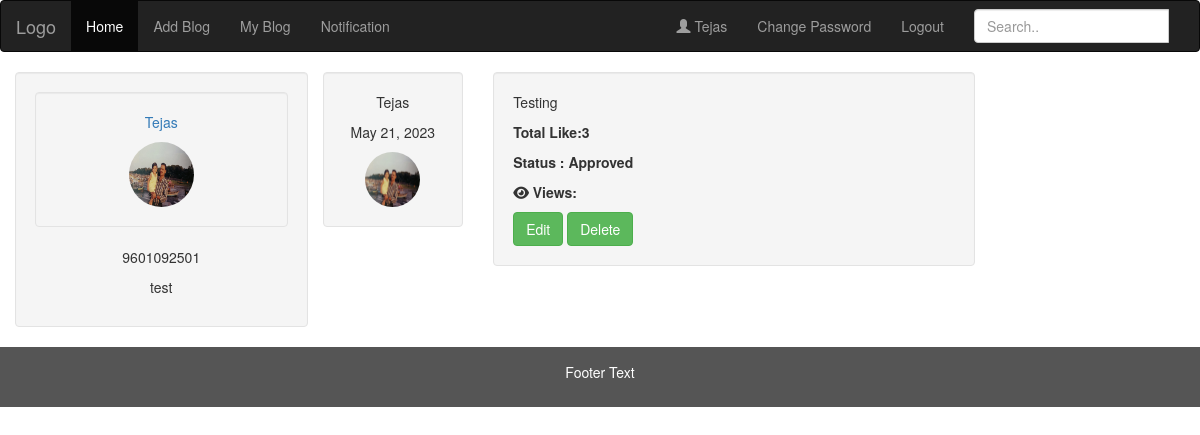
/userApp/user_blog/ (signed in), run on the app's committed database.
### accountApp/models.py (models this page shows, shortened)
class Profile(models.Model):
    user = models.OneToOneField(User,on_delete = models.CASCADE)
    mobileno = models.CharField(max_length= 11)
    avatar = models.ImageField(upload_to = 'avatars/')
    location = models.CharField(max_length = 200)
    birth_date = models.DateField(null= True)
    bio = models.TextField(max_length = 500, blank=True)

### blogmanageApp/models.py (models this page shows, shortened)
@python_2_unicode_compatible
class Post(models.Model):
    title = models.CharField(max_length= 200)
    title_tag = models.CharField(max_length= 200)
    author = models.ForeignKey(User, on_delete = models.CASCADE)
    tag = models.ManyToManyField(Tag)
    body = RichTextField(blank = True, null = True)
    post_date = models.DateField(auto_now_add= True)
    Category = models.ForeignKey(Category, on_delete = models.CASCADE)
    like = models.ManyToManyField(User,related_name= 'likes')
    status = models.BooleanField( default = False , null = True)
    hit_count_generic = GenericRelation(HitCount, object_id_field='object_pk',related_query_name='hit_count_generic_relation')

### userApp/views.py (the view)
# urls.py: path('user_blog/',views.userblog_view, name = 'user_blog'),
@login_required(login_url= 'login')
def userblog_view(request):
    id = request.session['id']
    post = Post.objects.filter(author = id)
    return render(request,'userApp/user_blog.html',{'post': post})

### userApp/templates/userApp/user_blog.html (shortened to what this page needs)
{% extends 'userApp/base.html' %}
{% load hitcount_tags %}
{% block content %}
<div class="container text-center">
  <div class="row">
    <div class="col-sm-3 well">
      <div class="well">
        <p><a href="{% url 'update' %}">{{ user.first_name }}</a></p>
        <img src="../media/{{ user.profile.avatar }} " class="img-circle" height="65" width="65" alt="{{ user.first_name }}">
      </div>
      <p>{{ user.profile.mobileno }}</p>
      <p>{{ user.profile.location }}</a></p>
    </div>
    <div class="col-sm-7">
      {% for post in post  %}
      <div class="row" id ="blogdetail{{post.id}}">
        <div class="col-sm-3">
          <div class="well">
           <p>{{ post.author.first_name }} </p>
           <p>{{ post.post_date}}</p>
           <img src="../media/{{ post.author.profile.avatar }}" class="img-circle" height="55" width="55" alt="Avatar">
          </div>
        </div>
        <div class="col-sm-9">
          <div class="well text-left">
            <p>{{ post.title}}</p>
          <span><b>Total Like:{{ post.like.count   }}</b></span></p>
          {% if post.status == False %}
          <span><b>Status : Pending....</b></span>
          {% else %}
          <span><b>Status : Approved</b></span>
          {% endif %}
          <p>    <i class="fas fa-eye"></i>
            <b>Views: {% get_hit_count for post %} </b></p>
        <a class="btn btn-success" href="{% url 'update_blog' post.id  %}" >Edit</a>
        <a href="#" class="delete btn btn-success" id=deletebtn{{post.id}} data={{post.id}}> Delete</a>
          </div>
        </div>
      </div>
    {% endfor %}
    </div>
  </div>
</div>
{% endblock %}

### userApp/templates/userApp/base.html (shortened to what this page needs)
<!DOCTYPE html>
{% load i18n %}
<html lang="en">
<head>
  {% load static %}
  <link rel="stylesheet" href="https://maxcdn.bootstrapcdn.com/bootstrap/3.4.1/css/bootstrap.min.css">
</head>
<body  >
<nav class="navbar navbar-inverse">
  <div class="container-fluid">
    <div class="navbar-header">
      <a class="navbar-brand" href="#">Logo</a>
    </div>
    <div class="collapse navbar-collapse" id="myNavbar">
      <ul class="nav navbar-nav">
        <li class="active"><a href="{% url 'login' %}">Home</a></li>
        <li><a href="{% url 'blog' %}">Add Blog</a></li>
        <li><a href="{% url 'user_blog' %}">My Blog</a></li>
        <li><a href="{% url 'notification' %}">Notification</a></li>
      </ul>
      <div class="navbar-form navbar-right" role="search">
        <div class="form-group input-group">
          <input type="text" class="form-control" id ="search" placeholder="Search..">
        </div>
      </div>
      <ul class="nav navbar-nav navbar-right"  >
        <li><a href="{% url 'update' %}"><span class="glyphicon glyphicon-user">
        </span> {{ user.first_name }}</a></li>
        <li><a href="{% url 'password_change' %}"> Change Password </a></li>
        <li><a href="{% url 'logout' %}">Logout</a></li>
      </ul>
    </div>
  </div>
</nav>
{% block content %}
{% endblock %}
<footer class="container-fluid text-center">
  <p>Footer Text</p>
</footer>
</body>
</html>

### userApp/templates/userApp/base.html (style rules this page uses)
footer { background-color: #555; color: white; padding: 15px; }

### data on the page
Post: author.first_name "Tejas", post_date "May 21, 2023", author.profile.avatar (picture), title "Testing", like.count "3", status "Status : Approved"

### other printed values
{{ user.first_name }} "Tejas"
{{ user.profile.mobileno }} "9601092501"
{{ user.profile.location }} "test"
